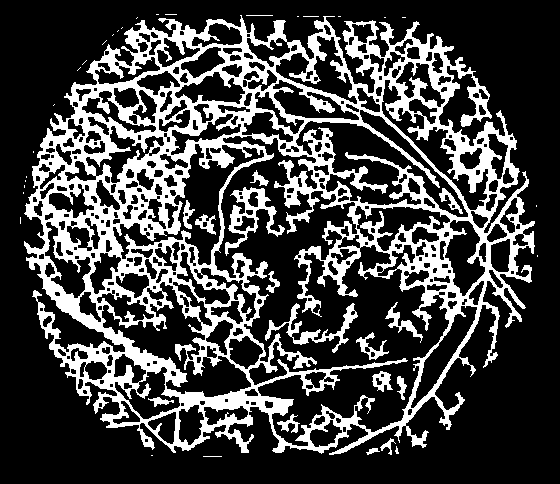
%> input picture P_DBRT Imagessubset/P_DBRT Segmented image im0085.png, 560 x 484 px; its folder holds only this picture in this run
$ octave feature_selection_visualization.m   (GNU Octave 9; MATLAB toolbox functions it lacks are replaced by stand-ins)
%> lines starting %> are read from the running program, lines starting %| are printed output that depends on the picture; in (x1, y1, x2, y2) boxes, pixels count from 0 and x2, y2 are one past the last pixel; in counts of white or black regions, pixels touching at a corner belong together; the program's own positions count from 1
%This script helps in visualising the properties of the images on which the
%classifier was designed
clc
clear all
close all
pdbrtimagefiles = dir('P_DBRT Imagessubset/*.png'); %reading pdbrt images
pdbrtfiles = length(pdbrtimagefiles);
countpdbrt=zeros(1,pdbrtfiles); %vector for storing area segmented in each image
for ii=1:pdbrtfiles %loop for calculating segmented pixel count in each imagw
   currentfilename = pdbrtimagefiles(ii).name;
   currentimage = imread(append('P_DBRT Imagessubset/',currentfilename));
%> currentimage: size 484x560 logical; 26.8% white; 43 white regions (26 under 20 px), largest, box (x1, y1, x2, y2) and area: (24, 15, 535, 455) 68147, (225, 187, 285, 256) 1190, (265, 303, 358, 353) 973
   countpdbrt(ii)=sum(currentimage(:) == 1);
end

npdbrtimagefiles = dir('NP_DBRT Imagessubset/*.png'); %reading npdbrt images
npdbrtfiles = length(npdbrtimagefiles);
countnpdbrt=zeros(1,npdbrtfiles);%vector for storing area segmented in each image
for ii=1:npdbrtfiles %loop for calculating segmented pixel count in each image
   currentfilename = npdbrtimagefiles(ii).name;
   currentimage = imread(append('NP_DBRT Imagessubset/',currentfilename));
   countnpdbrt(ii)=sum(currentimage(:) == 1);
end

healthyimagefiles = dir('Healthysubset/*.png');%reading healthy images
healthyfiles = length(healthyimagefiles);
counthealthy=zeros(1,healthyfiles);%vector for storing area segmented in each image
for ii=1:healthyfiles %loop for calculating segmented pixel count in each image
   currentfilename = healthyimagefiles(ii).name;
   currentimage = imread(append('Healthysubset/',currentfilename));
   counthealthy(ii)=sum(currentimage(:) == 1);
end

x = [counthealthy.';countnpdbrt.';countpdbrt.']; %xaxis
%> x = 72639
g = [ones(size(counthealthy)).'; 2*ones(size(countnpdbrt)).'; 3*ones(size(countpdbrt)).']; %yaxis
boxplot(x,g,'Labels',{'Healthy','Non Proliferative','Proliferative'}) %box plot
%> (this line was passed over: boxplot is not available in this run)
ylabel('Relative area being segmented (in no of pixels)')
xlabel('Class of Retinas')
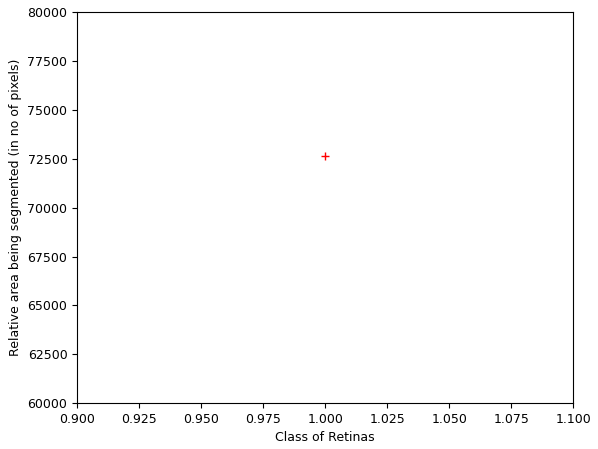
%> figure redrawn from the program's plot data
figure
x = [counthealthy.';countnpdbrt.';countpdbrt.']; %x axis
g = [ones(size(counthealthy)).'; 2*ones(size(countnpdbrt)).'; 2*ones(size(countpdbrt)).']; %y axis
boxplot(x,g,'Labels',{'Healthy','Non Healthy'}) %boxplot
%> (this line was passed over: boxplot is not available in this run)
ylabel('Relative area being segmented (in no of pixels)')
ylabel('Class of Retinas')
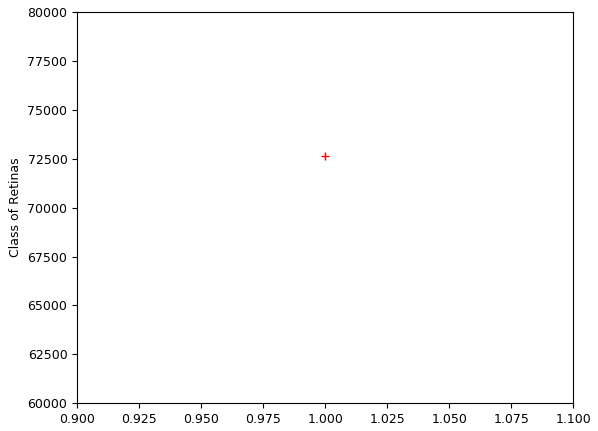
%> figure redrawn from the program's plot data

$ run again, on P_DBRT Imagessubset/P_DBRT Segmented image im0203.png
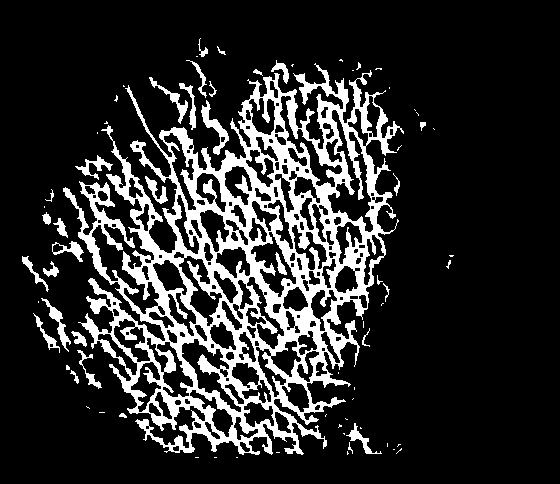
%> input picture P_DBRT Imagessubset/P_DBRT Segmented image im0203.png, 560 x 484 px
%> currentimage: size 484x560 logical; 17.3% white; 73 white regions (41 under 20 px), largest, box (x1, y1, x2, y2) and area: (63, 63, 404, 455) 42417, (201, 100, 229, 155) 432, (41, 298, 71, 352) 338
%> x = 46782
%> `xlabel('Class of Retinas')`:
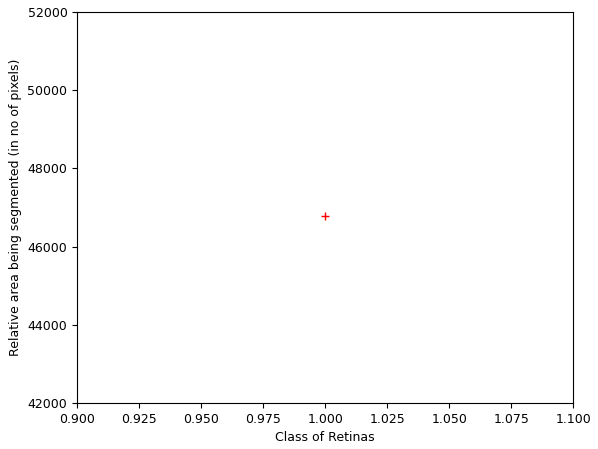
%> figure redrawn from the program's plot data
%> `ylabel('Class of Retinas')`:
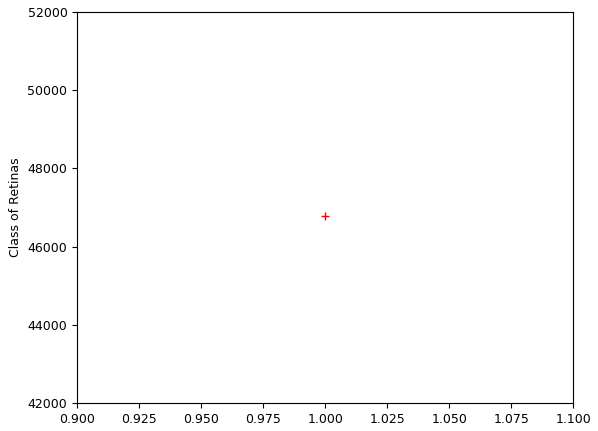
%> figure redrawn from the program's plot data

$ run again, on P_DBRT Imagessubset/P_DBRT Segmented image im0204.png
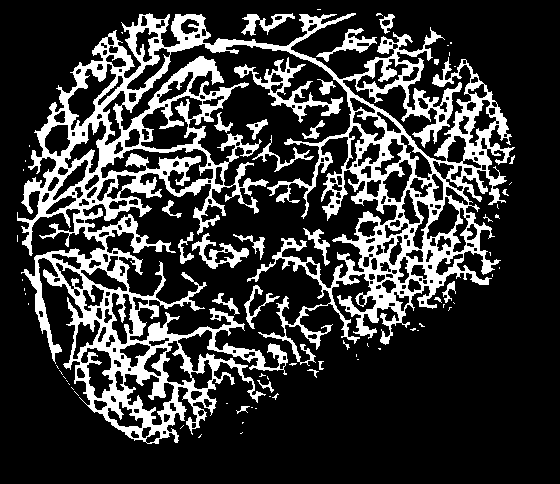
%> input picture P_DBRT Imagessubset/P_DBRT Segmented image im0204.png, 560 x 484 px
%> currentimage: size 484x560 logical; 22% white; 78 white regions (51 under 20 px), largest, box (x1, y1, x2, y2) and area: (17, 13, 515, 444) 53632, (234, 57, 343, 123) 1478, (192, 233, 249, 269) 670
%> x = 59639
%> `xlabel('Class of Retinas')`:
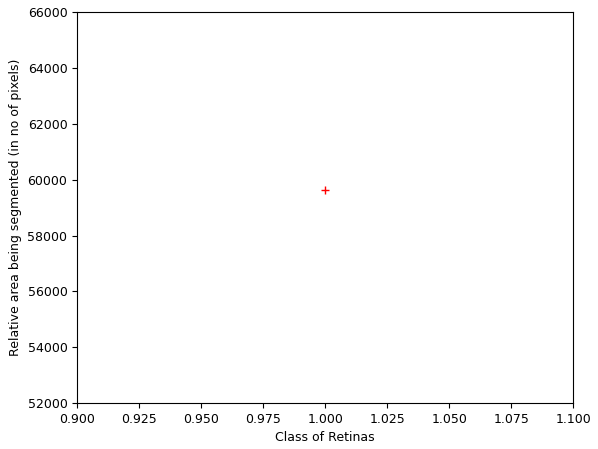
%> figure redrawn from the program's plot data
%> `ylabel('Class of Retinas')`:
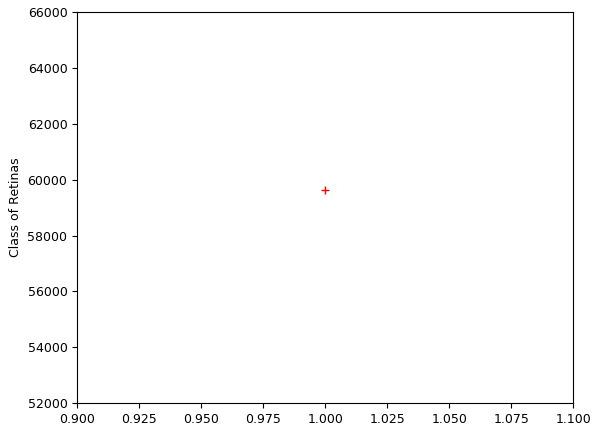
%> figure redrawn from the program's plot data

$ run again, on P_DBRT Imagessubset/P_DBRT Segmented image im0087.png
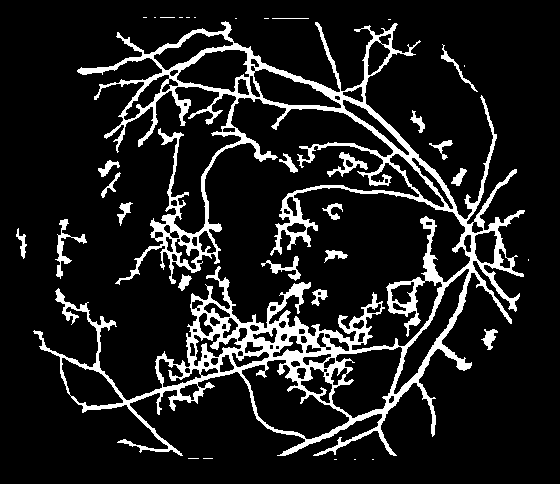
%> input picture P_DBRT Imagessubset/P_DBRT Segmented image im0087.png, 560 x 484 px
%> currentimage: size 484x560 logical; 12.6% white; 35 white regions (16 under 20 px), largest, box (x1, y1, x2, y2) and area: (33, 21, 525, 456) 31042, (55, 219, 87, 279) 415, (327, 152, 368, 177) 313
%> x = 34125
%> `xlabel('Class of Retinas')`:
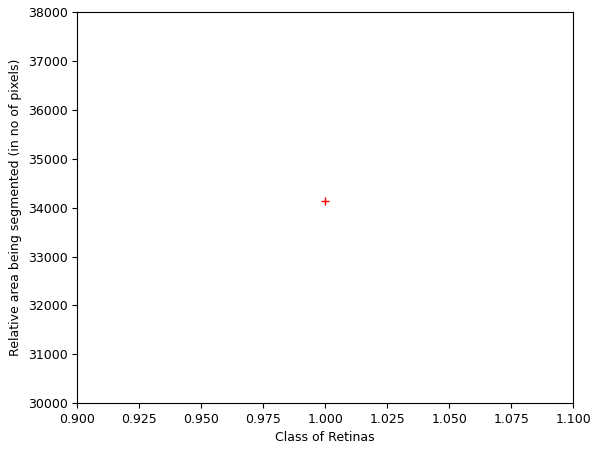
%> figure redrawn from the program's plot data
%> `ylabel('Class of Retinas')`:
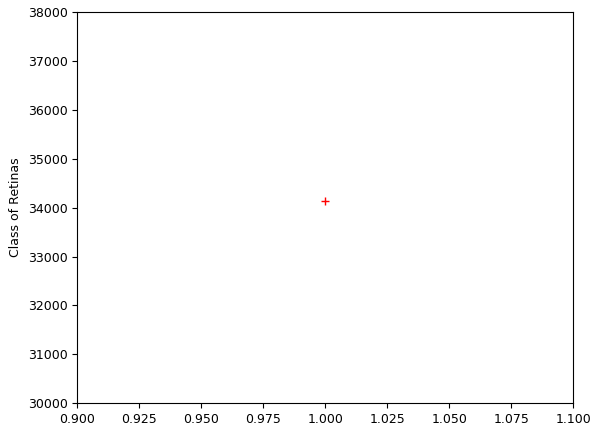
%> figure redrawn from the program's plot data
